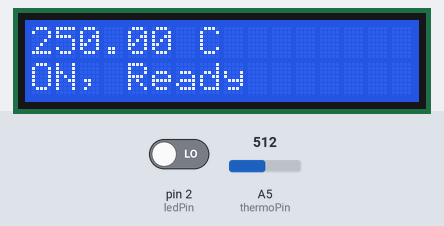
Simulated run of this sketch. Board: Arduino Uno, built with avr-gcc and run on an emulated ATmega328P. On the bench: 16×2 character LCD. The inputs (shaded band) are chosen by the test bench; at power-on: A5 (thermoPin) = 512, pin 2 (ledPin) LOW. What the sketch prints to the serial monitor is not drawn.

Above: at 0.1 s.
At 1.2 s:
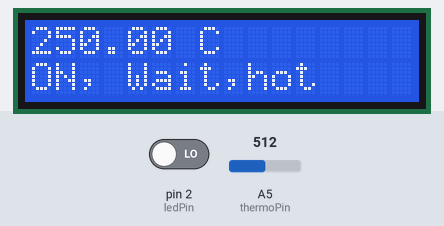
1.3 s: A5 (thermoPin) set to 110
Timing chart, 0 to 1.4 s (numbered marks = the images above; inputs shaded):
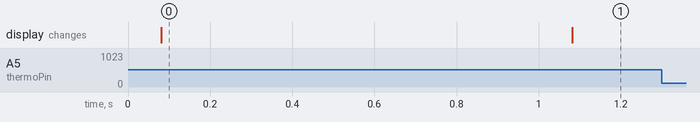

The sketch:

Reflow.ino
```cpp
#include <LiquidCrystal.h>

#include <PID_v1.h>

// ***** TYPE DEFINITIONS *****
typedef enum REFLOW_STATE
{
  REFLOW_STATE_IDLE,
  REFLOW_STATE_PREHEAT,
  REFLOW_STATE_SOAK,
  REFLOW_STATE_REFLOW,
  REFLOW_STATE_COOL,
  REFLOW_STATE_COMPLETE,
  REFLOW_STATE_TOO_HOT,
  REFLOW_STATE_ERROR
} reflowState_t;

const char* lcdMessagesReflowState[] = {
  "Ready",
  "Pre-heat",
  "Soak",
  "Reflow",
  "Cool",
  "Complete",
  "Wait,hot",
  "Error"
};

const char* lcdMessagesReflowStatus[] = {
  "OFF", "ON"
};

typedef enum REFLOW_STATUS
{
  REFLOW_STATUS_OFF,
  REFLOW_STATUS_ON
} reflowStatus_t;


bool button_ready = true;

typedef  enum SWITCH
{
    SWITCH_NONE,
    SWITCH_1,
    SWITCH_2
} switch_t;

typedef enum DEBOUNCE_STATE
{
  DEBOUNCE_STATE_IDLE,
  DEBOUNCE_STATE_CHECK,
  DEBOUNCE_STATE_RELEASE
} debounceState_t;

// ***** CONSTANTS *****
#define TEMPERATURE_ROOM 50
#define TEMPERATURE_SOAK_MIN 150
#define TEMPERATURE_SOAK_MAX 190
#define TEMPERATURE_REFLOW_MAX 250
#define TEMPERATURE_COOL_MIN 100
#define SENSOR_SAMPLING_TIME 1000
#define SOAK_TEMPERATURE_STEP 5
#define SOAK_MICRO_PERIOD 9000
#define DEBOUNCE_PERIOD_MIN 50

// ***** PID PARAMETERS *****
// ***** PRE-HEAT STAGE *****
#define PID_KP_PREHEAT 100
#define PID_KI_PREHEAT 0.025
#define PID_KD_PREHEAT 20
// ***** SOAKING STAGE *****
#define PID_KP_SOAK 300
#define PID_KI_SOAK 0.05
#define PID_KD_SOAK 250
// ***** REFLOW STAGE *****
#define PID_KP_REFLOW 300
#define PID_KI_REFLOW 0.05
#define PID_KD_REFLOW 350
#define PID_SAMPLE_TIME 1000

// ***** PIN ASSIGNMENT *****
int thermoPin = A5;

int ssrPin = 13;
int ledPin = 2;

int buttonPin = 2;
int buttonHoldThresh = 1000;
int buttonHoldCount = 0;
bool buttonReady = true;


// ***** PID CONTROL VARIABLES *****
double setpoint;
double input;
double output;
double kp = PID_KP_PREHEAT;
double ki = PID_KI_PREHEAT;
double kd = PID_KD_PREHEAT;
int windowSize;
unsigned long windowStartTime;
unsigned long nextCheck;
unsigned long nextRead;
unsigned long timerSoak;
unsigned long buzzerPeriod;
// Reflow oven controller state machine state variable
reflowState_t reflowState;
// Reflow oven controller status
reflowStatus_t reflowStatus;
// Switch debounce state machine state variable
debounceState_t debounceState;
// Switch debounce timer
long lastDebounceTime;
// Switch press status
switch_t switchStatus;
// Seconds timer
int timerSeconds;

// Specify PID control interface
PID reflowOvenPID(&input, &output, &setpoint, kp, ki, kd, DIRECT);

bool start_reflow = false;

const int rs = 7, en = 8, d4 = 9, d5 = 10, d6 = 11, d7 = 12;
LiquidCrystal lcd(rs, en, d4, d5, d6, d7);


double readCelsius(){
  int max_adc = 0;
  int rdg, avg;

  for (int i = 0; i < 100; i++){
    rdg = analogRead(thermoPin);
//    Serial.print(rdg);
//    Serial.print(", ");
    max_adc = max(max_adc, rdg);
  }
//  Serial.print('\n');
  float voltage = float(max_adc) / 1024.0 * 5; //[V]
//  Serial.println(max_adc);
  return voltage * 100;
}


void setup() {
  Serial.begin(57600);

  // SSR pin initialization to ensure reflow oven is off
  digitalWrite(ssrPin, LOW);
  pinMode(ssrPin, OUTPUT);


  // LED pins initialization and turn on upon start-up (active low)
  digitalWrite(ledPin, LOW);
  pinMode(ledPin, OUTPUT);
  pinMode(thermoPin, INPUT);

  pinMode(buttonPin, INPUT);           // set pin to input
  digitalWrite(buttonPin, HIGH);       // turn on pullup resistors


  lcd.begin(16, 2);
  lcd.print("hello, world!");

  // Set window size
  windowSize = 2000;
  // Initialize time keeping variable
  nextCheck = millis();
  // Initialize thermocouple reading variable
  nextRead = millis();

  reflowStatus = REFLOW_STATUS_ON;
}

void loop() {
  unsigned long now;

  if (millis() > nextRead){
    // Read thermocouple next sampling period
    nextRead += SENSOR_SAMPLING_TIME;

    input  = readCelsius();
    lcd.clear();
    lcd.print(input);
    lcd.print(" C");
    lcd.setCursor(0, 1);
    lcd.print(lcdMessagesReflowStatus[reflowStatus]);
    lcd.print(", ");
    lcd.print(lcdMessagesReflowState[reflowState]);

//    Serial.print("Input: ");
//    Serial.print(input);
//    Serial.println("C");
  }

  if (millis() > nextCheck){
    // Check input in the next seconds
    nextCheck += 1000;

    if (reflowStatus == REFLOW_STATUS_ON)
    {
      // Toggle red LED as system heart beat
      digitalWrite(ledPin, !(digitalRead(ledPin)));

      // Increase seconds timer for reflow curve analysis
      timerSeconds++;
      // Send temperature and time stamp to serial

//      Serial.print(timerSeconds);
//      Serial.print(" ");
//      Serial.print(setpoint);
//      Serial.print(" ");
//      Serial.print(input);
//      Serial.print(" ");
//      Serial.println(output);

    } else{
      // Turn off red LED
      digitalWrite(ledPin, HIGH);
    }
  }

  switch (reflowState){
    case REFLOW_STATE_IDLE:
      if (input >= TEMPERATURE_ROOM){
        reflowState = REFLOW_STATE_TOO_HOT;
      }
      else{
        // Put logic here to start Reflow process on button press
        if (start_reflow){
          // Send header for CSV file
          Serial.println("Time Setpoint Input Output");
          // Intialize seconds timer for serial debug information
          timerSeconds = 0;
          // Initialize PID control window starting time
          windowStartTime = millis();
          // Ramp up to minimum soaking temperature
          setpoint = TEMPERATURE_SOAK_MIN;
          // Tell the PID to range between 0 and the full window size
          reflowOvenPID.SetOutputLimits(0, windowSize);
          reflowOvenPID.SetSampleTime(PID_SAMPLE_TIME);
          // Turn the PID on
          reflowOvenPID.SetMode(AUTOMATIC);
          // Proceed to preheat stage
          Serial.println("Setting REFLOW state to PREHEAT");
          reflowState = REFLOW_STATE_PREHEAT;
          start_reflow = false;
        }
      }
    break;

    case REFLOW_STATE_PREHEAT:
        reflowStatus = REFLOW_STATUS_ON;
        // If minimum soak temperature is achieve
        if (input >= TEMPERATURE_SOAK_MIN)
        {
          // Chop soaking period into smaller sub-period
          timerSoak = millis() + SOAK_MICRO_PERIOD;
          // Set less agressive PID parameters for soaking ramp
          reflowOvenPID.SetTunings(PID_KP_SOAK, PID_KI_SOAK, PID_KD_SOAK);
          // Ramp up to first section of soaking temperature
          setpoint = TEMPERATURE_SOAK_MIN + SOAK_TEMPERATURE_STEP;
          // Proceed to soaking state
          reflowState = REFLOW_STATE_SOAK;
        }
    break;

    case REFLOW_STATE_SOAK:
        // If micro soak temperature is achieved
        if (millis() > timerSoak)
        {
          timerSoak = millis() + SOAK_MICRO_PERIOD;
          // Increment micro setpoint
          setpoint += SOAK_TEMPERATURE_STEP;
          if (setpoint > TEMPERATURE_SOAK_MAX)
          {
            // Set agressive PID parameters for reflow ramp
            reflowOvenPID.SetTunings(PID_KP_REFLOW, PID_KI_REFLOW, PID_KD_REFLOW);
            // Ramp up to first section of soaking temperature
            setpoint = TEMPERATURE_REFLOW_MAX;
            // Proceed to reflowing state
            reflowState = REFLOW_STATE_REFLOW;
          }
        }
    break;

    case REFLOW_STATE_REFLOW:
        // We need to avoid hovering at peak temperature for too long
        // Crude method that works like a charm and safe for the components
        if (input >= (TEMPERATURE_REFLOW_MAX - 5))
        {
          // Set PID parameters for cooling ramp
          reflowOvenPID.SetTunings(PID_KP_REFLOW, PID_KI_REFLOW, PID_KD_REFLOW);
          // Ramp down to minimum cooling temperature
          setpoint = TEMPERATURE_COOL_MIN;
          // Proceed to cooling state
          reflowState = REFLOW_STATE_COOL;
        }
    break;

    case REFLOW_STATE_COOL:
        // If minimum cool temperature is achieve
        if (input <= TEMPERATURE_COOL_MIN)
        {
          // Retrieve current time for buzzer usage
          buzzerPeriod = millis() + 1000;
          // Turn on buzzer and green LED to indicate completion
//          #ifdef  USE_MAX6675
//            digitalWrite(ledGreenPin, LOW);
//          #endif
//          digitalWrite(buzzerPin, HIGH);
          // Turn off reflow process
          reflowStatus = REFLOW_STATUS_OFF;
          // Proceed to reflow Completion state
          reflowState = REFLOW_STATE_COMPLETE;
        }
    break;

    case REFLOW_STATE_COMPLETE:
        if (millis() > buzzerPeriod)
        {
//          // Turn off buzzer and green LED
//          digitalWrite(buzzerPin, LOW);
//          #ifdef  USE_MAX6675
//            digitalWrite(ledGreenPin, HIGH);
//          #endif
          // Reflow process ended
//          reflowState = REFLOW_STATE_IDLE;
        }
    break;

    case REFLOW_STATE_TOO_HOT:
        // If oven temperature drops below room temperature
        if (input < TEMPERATURE_ROOM)
        {
          // Ready to reflow
          reflowState = REFLOW_STATE_IDLE;

        }
    break;

    case REFLOW_STATE_ERROR:
        // If thermocouple problem is still present
//        #ifdef  USE_MAX6675
//          if (isnan(input))
//        #else
//          if((input == FAULT_OPEN) || (input == FAULT_SHORT_GND) ||
//             (input == FAULT_SHORT_VCC))
//        #endif
//        {
//          // Wait until thermocouple wire is connected
//          reflowState = REFLOW_STATE_ERROR;
//        }
//        else
//        {
//          // Clear to perform reflow process
//          reflowState = REFLOW_STATE_IDLE;
//        }
    break;
  }


  // PID computation and SSR control
  if (reflowStatus == REFLOW_STATUS_ON)
  {
    now = millis();

    reflowOvenPID.Compute();

    if((now - windowStartTime) > windowSize)
    {
      // Time to shift the Relay Window
      windowStartTime += windowSize;
    }
    if(output > (now - windowStartTime)) {
//      Serial.println("SSR PIN on");
      digitalWrite(ssrPin, HIGH);
    }
    else {
//      Serial.println("SSR PIN off");
      digitalWrite(ssrPin, LOW);
    }

  }
  // Reflow oven process is off, ensure oven is off
  else
  {
    digitalWrite(ssrPin, LOW);
  }

  Serial.println(digitalRead(buttonPin));
  if (!digitalRead(buttonPin)){
    buttonHoldCount += 1;
    if (buttonHoldCount >= buttonHoldThresh){

      start_reflow = true;
    }
  } else{
    buttonHoldCount = 0;
    buttonReady = true;
  }


//  delay(1000);
//  Serial.println("Starting Reflow Process");

//     // If switch 1 is pressed
//  if (switchStatus == SWITCH_1)
//  {
//    // If currently reflow process is on going
//    if (reflowStatus == REFLOW_STATUS_ON)
//    {
//      // Button press is for cancelling
//      // Turn off reflow process
//      reflowStatus = REFLOW_STATUS_OFF;
//      // Reinitialize state machine
//      reflowState = REFLOW_STATE_IDLE;
//    }
  }
```

Measured:
- what the display in image 0 shows lasts 1.0 s, from 0.1 s to 1.1 s
